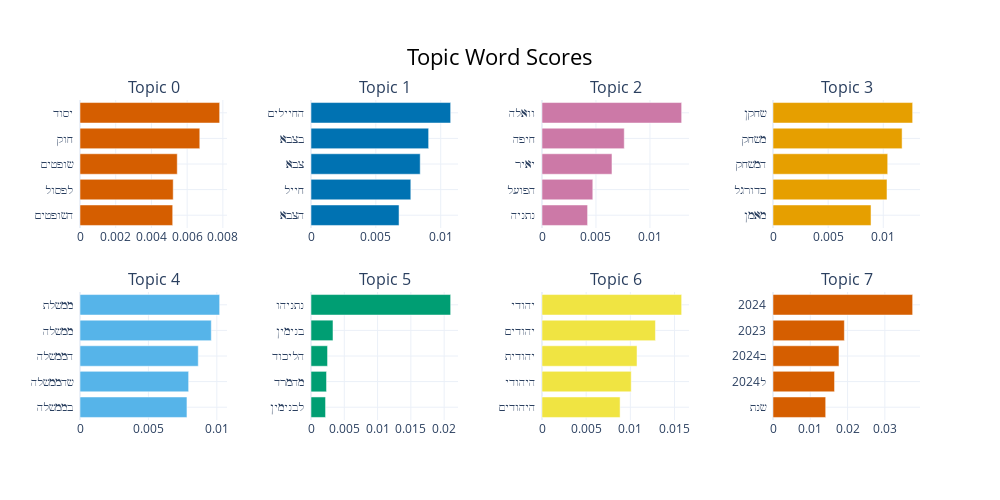

The notebook cell this image was saved under:
### Code cell
topic_model.visualize_barchart()

### Figure 1 — Plotly figure (JSON) as saved in the notebook; plotly's stock layout.template omitted (floating-point values rounded to 4 significant figures)
{"data": [{"marker": {"color": "#D55E00"}, "orientation": "h", "type": "bar", "x": [0.005191, 0.00522, 0.005446, 0.006708, 0.00782], "xaxis": "x", "y": ["השופטים  ", "לפסול  ", "שופטים  ", "חוק  ", "יסוד  "], "yaxis": "y"}, {"marker": {"color": "#0072B2"}, "orientation": "h", "type": "bar", "x": [0.006789, 0.007697, 0.008421, 0.00907, 0.01077], "xaxis": "x2", "y": ["הצבא  ", "חייל  ", "צבא  ", "בצבא  ", "החיילים  "], "yaxis": "y2"}, {"marker": {"color": "#CC79A7"}, "orientation": "h", "type": "bar", "x": [0.004223, 0.004706, 0.006481, 0.007618, 0.01294], "xaxis": "x3", "y": ["נתניה  ", "הפועל  ", "יאיר  ", "חיפה  ", "וואלה  "], "yaxis": "y3"}, {"marker": {"color": "#E69F00"}, "orientation": "h", "type": "bar", "x": [0.008891, 0.01034, 0.0104, 0.01171, 0.01267], "xaxis": "x4", "y": ["מאמן  ", "כדורגל  ", "המשחק  ", "משחק  ", "שחקן  "], "yaxis": "y4"}, {"marker": {"color": "#56B4E9"}, "orientation": "h", "type": "bar", "x": [0.007817, 0.007939, 0.008643, 0.009596, 0.01021], "xaxis": "x5", "y": ["בממשלה  ", "שהממשלה  ", "הממשלה  ", "ממשלה  ", "ממשלת  "], "yaxis": "y5"}, {"marker": {"color": "#009E73"}, "orientation": "h", "type": "bar", "x": [0.002185, 0.002332, 0.002485, 0.003301, 0.02098], "xaxis": "x6", "y": ["לבנימין  ", "מהמרד  ", "הליכוד  ", "בנימין  ", "נתניהו  "], "yaxis": "y6"}, {"marker": {"color": "#F0E442"}, "orientation": "h", "type": "bar", "x": [0.008841, 0.0101, 0.01076, 0.01284, 0.01581], "xaxis": "x7", "y": ["היהודים  ", "היהודי  ", "יהודית  ", "יהודים  ", "יהודי  "], "yaxis": "y7"}, {"marker": {"color": "#D55E00"}, "orientation": "h", "type": "bar", "x": [0.01413, 0.0165, 0.01769, 0.01914, 0.03745], "xaxis": "x8", "y": ["שנת  ", "ל2024  ", "ב2024  ", "2023  ", "2024  "], "yaxis": "y8"}], "layout": {"annotations": [{"font": {"size": 16}, "showarrow": false, "text": "Topic 0", "x": 0.0875, "xanchor": "center", "xref": "paper", "y": 1, "yanchor": "bottom", "yref": "paper"}, {"font": {"size": 16}, "showarrow": false, "text": "Topic 1", "x": 0.3625, "xanchor": "center", "xref": "paper", "y": 1, "yanchor": "bottom", "yref": "paper"}, {"font": {"size": 16}, "showarrow": false, "text": "Topic 2", "x": 0.6375, "xanchor": "center", "xref": "paper", "y": 1, "yanchor": "bottom", "yref": "paper"}, {"font": {"size": 16}, "showarrow": false, "text": "Topic 3", "x": 0.9125, "xanchor": "center", "xref": "paper", "y": 1, "yanchor": "bottom", "yref": "paper"}, {"font": {"size": 16}, "showarrow": false, "text": "Topic 4", "x": 0.0875, "xanchor": "center", "xref": "paper", "y": 0.4, "yanchor": "bottom", "yref": "paper"}, {"font": {"size": 16}, "showarrow": false, "text": "Topic 5", "x": 0.3625, "xanchor": "center", "xref": "paper", "y": 0.4, "yanchor": "bottom", "yref": "paper"}, {"font": {"size": 16}, "showarrow": false, "text": "Topic 6", "x": 0.6375, "xanchor": "center", "xref": "paper", "y": 0.4, "yanchor": "bottom", "yref": "paper"}, {"font": {"size": 16}, "showarrow": false, "text": "Topic 7", "x": 0.9125, "xanchor": "center", "xref": "paper", "y": 0.4, "yanchor": "bottom", "yref": "paper"}], "height": 500, "hoverlabel": {"bgcolor": "white", "font": {"family": "Rockwell", "size": 16}}, "showlegend": false, "title": {"font": {"color": "Black", "size": 22}, "text": "Topic Word Scores", "x": 0.5, "xanchor": "center", "yanchor": "top"}, "width": 1000, "xaxis": {"anchor": "y", "domain": [0, 0.175], "showgrid": true}, "xaxis2": {"anchor": "y2", "domain": [0.275, 0.45], "showgrid": true}, "xaxis3": {"anchor": "y3", "domain": [0.55, 0.725], "showgrid": true}, "xaxis4": {"anchor": "y4", "domain": [0.825, 1], "showgrid": true}, "xaxis5": {"anchor": "y5", "domain": [0, 0.175], "showgrid": true}, "xaxis6": {"anchor": "y6", "domain": [0.275, 0.45], "showgrid": true}, "xaxis7": {"anchor": "y7", "domain": [0.55, 0.725], "showgrid": true}, "xaxis8": {"anchor": "y8", "domain": [0.825, 1], "showgrid": true}, "yaxis": {"anchor": "x", "domain": [0.6, 1], "showgrid": true}, "yaxis2": {"anchor": "x2", "domain": [0.6, 1], "showgrid": true}, "yaxis3": {"anchor": "x3", "domain": [0.6, 1], "showgrid": true}, "yaxis4": {"anchor": "x4", "domain": [0.6, 1], "showgrid": true}, "yaxis5": {"anchor": "x5", "domain": [0, 0.4], "showgrid": true}, "yaxis6": {"anchor": "x6", "domain": [0, 0.4], "showgrid": true}, "yaxis7": {"anchor": "x7", "domain": [0, 0.4], "showgrid": true}, "yaxis8": {"anchor": "x8", "domain": [0, 0.4], "showgrid": true}}}
